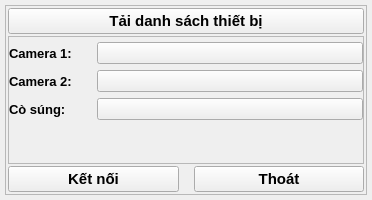
<?xml version="1.0" encoding="UTF-8"?>
<ui version="4.0">
 <class>Form</class>
 <widget class="QWidget" name="Form">
  <property name="geometry">
   <rect>
    <x>0</x>
    <y>0</y>
    <width>372</width>
    <height>200</height>
   </rect>
  </property>
  <property name="minimumSize">
   <size>
    <width>372</width>
    <height>200</height>
   </size>
  </property>
  <property name="maximumSize">
   <size>
    <width>372</width>
    <height>200</height>
   </size>
  </property>
  <property name="windowTitle">
   <string>Form</string>
  </property>
  <layout class="QVBoxLayout" name="verticalLayout_3">
   <property name="spacing">
    <number>2</number>
   </property>
   <property name="leftMargin">
    <number>5</number>
   </property>
   <property name="topMargin">
    <number>5</number>
   </property>
   <property name="rightMargin">
    <number>5</number>
   </property>
   <property name="bottomMargin">
    <number>5</number>
   </property>
   <item>
    <widget class="QFrame" name="frame">
     <property name="frameShape">
      <enum>QFrame::StyledPanel</enum>
     </property>
     <property name="frameShadow">
      <enum>QFrame::Raised</enum>
     </property>
     <layout class="QVBoxLayout" name="verticalLayout">
      <property name="spacing">
       <number>2</number>
      </property>
      <property name="leftMargin">
       <number>2</number>
      </property>
      <property name="topMargin">
       <number>2</number>
      </property>
      <property name="rightMargin">
       <number>2</number>
      </property>
      <property name="bottomMargin">
       <number>2</number>
      </property>
      <item>
       <widget class="PushButton" name="refresh_btn">
        <property name="maximumSize">
         <size>
          <width>10000</width>
          <height>16777215</height>
         </size>
        </property>
        <property name="font">
         <font>
          <family>Segoe UI</family>
          <pointsize>11</pointsize>
          <bold>true</bold>
         </font>
        </property>
        <property name="styleSheet">
         <string notr="true">PushButton, ToolButton, ToggleButton, ToggleToolButton {
    color: black;
    background: rgba(255, 255, 255, 0.7);
    border: 1px solid rgba(0, 0, 0, 0.073);
    border-bottom: 1px solid rgba(0, 0, 0, 0.183);
    border-radius: 5px;
    /* font: 14px 'Segoe UI', 'Microsoft YaHei'; */
    padding: 5px 12px 6px 12px;
    outline: none;
}

ToolButton {
    padding: 5px 9px 6px 8px;
}

PushButton:hover, ToolButton:hover, ToggleButton:hover, ToggleToolButton:hover {
    background: rgba(249, 249, 249, 0.5);
}

PushButton:pressed, ToolButton:pressed, ToggleButton:pressed, ToggleToolButton:pressed {
    color: rgba(0, 0, 0, 0.63);
    background: rgba(249, 249, 249, 0.3);
    border-bottom: 1px solid rgba(0, 0, 0, 0.073);
}
</string>
        </property>
        <property name="text">
         <string>Tải danh sách thiết bị</string>
        </property>
       </widget>
      </item>
      <item>
       <widget class="QFrame" name="frame_2">
        <property name="frameShape">
         <enum>QFrame::StyledPanel</enum>
        </property>
        <property name="frameShadow">
         <enum>QFrame::Raised</enum>
        </property>
        <layout class="QVBoxLayout" name="verticalLayout_2">
         <property name="leftMargin">
          <number>0</number>
         </property>
         <property name="topMargin">
          <number>5</number>
         </property>
         <property name="rightMargin">
          <number>0</number>
         </property>
         <property name="bottomMargin">
          <number>0</number>
         </property>
         <item>
          <layout class="QFormLayout" name="formLayout">
           <property name="horizontalSpacing">
            <number>25</number>
           </property>
           <item row="0" column="0">
            <widget class="QLabel" name="label">
             <property name="font">
              <font>
               <pointsize>10</pointsize>
               <bold>true</bold>
              </font>
             </property>
             <property name="text">
              <string>Camera 1:</string>
             </property>
            </widget>
           </item>
           <item row="0" column="1">
            <widget class="ComboBox" name="cam1_combo"/>
           </item>
           <item row="1" column="0">
            <widget class="QLabel" name="label_2">
             <property name="font">
              <font>
               <pointsize>10</pointsize>
               <bold>true</bold>
              </font>
             </property>
             <property name="text">
              <string>Camera 2:</string>
             </property>
            </widget>
           </item>
           <item row="1" column="1">
            <widget class="ComboBox" name="cam2_combo"/>
           </item>
           <item row="2" column="0">
            <widget class="QLabel" name="label_3">
             <property name="font">
              <font>
               <pointsize>10</pointsize>
               <bold>true</bold>
              </font>
             </property>
             <property name="text">
              <string>Cò súng:</string>
             </property>
            </widget>
           </item>
           <item row="2" column="1">
            <widget class="ComboBox" name="trigger_combo"/>
           </item>
          </layout>
         </item>
        </layout>
       </widget>
      </item>
      <item>
       <layout class="QHBoxLayout" name="horizontalLayout">
        <property name="spacing">
         <number>15</number>
        </property>
        <item>
         <widget class="PushButton" name="connect_btn">
          <property name="maximumSize">
           <size>
            <width>10000</width>
            <height>16777215</height>
           </size>
          </property>
          <property name="font">
           <font>
            <family>Segoe UI</family>
            <pointsize>11</pointsize>
            <bold>true</bold>
           </font>
          </property>
          <property name="styleSheet">
           <string notr="true">PushButton, ToolButton, ToggleButton, ToggleToolButton {
    color: black;
    background: rgba(255, 255, 255, 0.7);
    border: 1px solid rgba(0, 0, 0, 0.073);
    border-bottom: 1px solid rgba(0, 0, 0, 0.183);
    border-radius: 5px;
    /* font: 14px 'Segoe UI', 'Microsoft YaHei'; */
    padding: 5px 12px 6px 12px;
    outline: none;
}

ToolButton {
    padding: 5px 9px 6px 8px;
}

PushButton:hover, ToolButton:hover, ToggleButton:hover, ToggleToolButton:hover {
    background: rgba(249, 249, 249, 0.5);
}

PushButton:pressed, ToolButton:pressed, ToggleButton:pressed, ToggleToolButton:pressed {
    color: rgba(0, 0, 0, 0.63);
    background: rgba(249, 249, 249, 0.3);
    border-bottom: 1px solid rgba(0, 0, 0, 0.073);
}
</string>
          </property>
          <property name="text">
           <string>Kết nối</string>
          </property>
         </widget>
        </item>
        <item>
         <widget class="PushButton" name="cancel_btn">
          <property name="maximumSize">
           <size>
            <width>10000</width>
            <height>16777215</height>
           </size>
          </property>
          <property name="font">
           <font>
            <family>Segoe UI</family>
            <pointsize>11</pointsize>
            <bold>true</bold>
           </font>
          </property>
          <property name="styleSheet">
           <string notr="true">PushButton, ToolButton, ToggleButton, ToggleToolButton {
    color: black;
    background: rgba(255, 255, 255, 0.7);
    border: 1px solid rgba(0, 0, 0, 0.073);
    border-bottom: 1px solid rgba(0, 0, 0, 0.183);
    border-radius: 5px;
    /* font: 14px 'Segoe UI', 'Microsoft YaHei'; */
    padding: 5px 12px 6px 12px;
    outline: none;
}

ToolButton {
    padding: 5px 9px 6px 8px;
}

PushButton:hover, ToolButton:hover, ToggleButton:hover, ToggleToolButton:hover {
    background: rgba(249, 249, 249, 0.5);
}

PushButton:pressed, ToolButton:pressed, ToggleButton:pressed, ToggleToolButton:pressed {
    color: rgba(0, 0, 0, 0.63);
    background: rgba(249, 249, 249, 0.3);
    border-bottom: 1px solid rgba(0, 0, 0, 0.073);
}
</string>
          </property>
          <property name="text">
           <string>Thoát</string>
          </property>
         </widget>
        </item>
       </layout>
      </item>
     </layout>
    </widget>
   </item>
  </layout>
 </widget>
 <customwidgets>
  <customwidget>
   <class>ComboBox</class>
   <extends>QPushButton</extends>
   <header>qfluentwidgets</header>
  </customwidget>
  <customwidget>
   <class>PushButton</class>
   <extends>QPushButton</extends>
   <header>qfluentwidgets</header>
  </customwidget>
 </customwidgets>
 <resources/>
 <connections/>
</ui>
